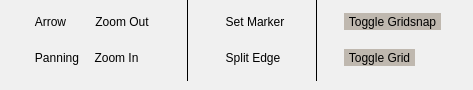
      <widget class="QWidget" name="tab">
       <property name="styleSheet">
        <string notr="true">QWidget{
	background-color: rgb(240, 240, 240);
}        </string>
       </property>
       <attribute name="title">
        <string>Tab 1</string>
       </attribute>
       <widget class="QWidget" name="horizontalLayoutWidget_2">
        <property name="geometry">
         <rect>
          <x>0</x>
          <y>0</y>
          <width>464</width>
          <height>81</height>
         </rect>
        </property>
        <layout class="QHBoxLayout" name="horizontalLayout_3">
         <item>
          <spacer name="horizontalSpacer_6">
           <property name="orientation">
            <enum>Qt::Horizontal</enum>
           </property>
           <property name="sizeType">
            <enum>QSizePolicy::Fixed</enum>
           </property>
           <property name="sizeHint" stdset="0">
            <size>
             <width>10</width>
             <height>20</height>
            </size>
           </property>
          </spacer>
         </item>
         <item>
          <layout class="QGridLayout" name="gridLayout_2">
           <item row="0" column="0">
            <widget class="QToolButton" name="arrowButtonBorder">
             <property name="cursor">
              <cursorShape>ArrowCursor</cursorShape>
             </property>
             <property name="focusPolicy">
              <enum>Qt::TabFocus</enum>
             </property>
             <property name="styleSheet">
              <string notr="true">QToolButton{
	border: 0px;
}

QToolButton:pressed {
     background-color: rgb(185, 211, 220);
}

QToolButton:hover {
    background-color: rgba(185, 211, 220,100);
}
</string>
             </property>
             <property name="text">
              <string>Arrow</string>
             </property>
             <property name="icon">
              <iconset resource="../../../Exjobb/Examensarbete/resources.qrc">
               <normaloff>:/Images/select.png</normaloff>:/Images/select.png</iconset>
             </property>
             <property name="iconSize">
              <size>
               <width>24</width>
               <height>24</height>
              </size>
             </property>
             <property name="checkable">
              <bool>true</bool>
             </property>
             <property name="toolButtonStyle">
              <enum>Qt::ToolButtonTextBesideIcon</enum>
             </property>
            </widget>
           </item>
           <item row="0" column="1">
            <widget class="QToolButton" name="zoomOutButtonBorder">
             <property name="styleSheet">
              <string notr="true">QToolButton{
	border: 0px;
}

QToolButton:pressed {
     background-color: rgb(185, 211, 220);
}

QToolButton:hover {
    background-color: rgba(185, 211, 220,100);
}
</string>
             </property>
             <property name="text">
              <string>Zoom Out</string>
             </property>
             <property name="icon">
              <iconset resource="../../../Exjobb/Examensarbete/resources.qrc">
               <normaloff>:/Images/zoom_out.png</normaloff>:/Images/zoom_out.png</iconset>
             </property>
             <property name="iconSize">
              <size>
               <width>24</width>
               <height>24</height>
              </size>
             </property>
             <property name="toolButtonStyle">
              <enum>Qt::ToolButtonTextBesideIcon</enum>
             </property>
            </widget>
           </item>
           <item row="1" column="1">
            <widget class="QToolButton" name="zoomInButtonBorder">
             <property name="styleSheet">
              <string notr="true">QToolButton{
	border: 0px;
}

QToolButton:pressed {
     background-color: rgb(185, 211, 220);
}

QToolButton:hover {
    background-color: rgba(185, 211, 220,100);
}
</string>
             </property>
             <property name="text">
              <string>Zoom In</string>
             </property>
             <property name="icon">
              <iconset resource="../../../Exjobb/Examensarbete/resources.qrc">
               <normaloff>:/Images/zoom_in.png</normaloff>:/Images/zoom_in.png</iconset>
             </property>
             <property name="iconSize">
              <size>
               <width>24</width>
               <height>24</height>
              </size>
             </property>
             <property name="toolButtonStyle">
              <enum>Qt::ToolButtonTextBesideIcon</enum>
             </property>
            </widget>
           </item>
           <item row="1" column="0">
            <widget class="QToolButton" name="panningButtonBorder">
             <property name="styleSheet">
              <string notr="true">QToolButton{
	border: 0px;
}

QToolButton:pressed {
     background-color: rgb(185, 211, 220);
}

QToolButton:hover {
    background-color: rgba(185, 211, 220,100);
}
</string>
             </property>
             <property name="text">
              <string>Panning</string>
             </property>
             <property name="icon">
              <iconset resource="../../../Exjobb/Examensarbete/resources.qrc">
               <normaloff>:/Images/pan.png</normaloff>:/Images/pan.png</iconset>
             </property>
             <property name="iconSize">
              <size>
               <width>24</width>
               <height>24</height>
              </size>
             </property>
             <property name="toolButtonStyle">
              <enum>Qt::ToolButtonTextBesideIcon</enum>
             </property>
            </widget>
           </item>
          </layout>
         </item>
         <item>
          <widget class="Line" name="line">
           <property name="minimumSize">
            <size>
             <width>15</width>
             <height>0</height>
            </size>
           </property>
           <property name="frameShadow">
            <enum>QFrame::Plain</enum>
           </property>
           <property name="orientation">
            <enum>Qt::Vertical</enum>
           </property>
          </widget>
         </item>
         <item>
          <layout class="QVBoxLayout" name="verticalLayout_6">
           <item>
            <widget class="QToolButton" name="setMarkerButton">
             <property name="styleSheet">
              <string notr="true">QToolButton{
	border: 0px;
}

QToolButton:pressed {
     background-color: rgb(185, 211, 220);
}

QToolButton:hover {
    background-color: rgba(185, 211, 220,100);
}
</string>
             </property>
             <property name="text">
              <string>Set Marker</string>
             </property>
             <property name="icon">
              <iconset resource="../../../Exjobb/Examensarbete/resources.qrc">
               <normaloff>:/Images/add_marker.svg</normaloff>:/Images/add_marker.svg</iconset>
             </property>
             <property name="iconSize">
              <size>
               <width>24</width>
               <height>24</height>
              </size>
             </property>
             <property name="toolButtonStyle">
              <enum>Qt::ToolButtonTextBesideIcon</enum>
             </property>
            </widget>
           </item>
           <item>
            <widget class="QToolButton" name="splitEdgeButton">
             <property name="styleSheet">
              <string notr="true">QToolButton{
	border: 0px;
}

QToolButton:pressed {
     background-color: rgb(185, 211, 220);
}

QToolButton:hover {
    background-color: rgba(185, 211, 220,100);
}
</string>
             </property>
             <property name="text">
              <string>Split Edge</string>
             </property>
             <property name="icon">
              <iconset resource="../../../Exjobb/Examensarbete/resources.qrc">
               <normaloff>:/Images/split_edge.svg</normaloff>:/Images/split_edge.svg</iconset>
             </property>
             <property name="iconSize">
              <size>
               <width>24</width>
               <height>24</height>
              </size>
             </property>
             <property name="toolButtonStyle">
              <enum>Qt::ToolButtonTextBesideIcon</enum>
             </property>
            </widget>
           </item>
          </layout>
         </item>
         <item>
          <widget class="Line" name="line_3">
           <property name="frameShadow">
            <enum>QFrame::Plain</enum>
           </property>
           <property name="orientation">
            <enum>Qt::Vertical</enum>
           </property>
          </widget>
         </item>
         <item>
          <layout class="QVBoxLayout" name="verticalLayout_13">
           <item>
            <widget class="QToolButton" name="gridSnapButtonBorder">
             <property name="styleSheet">
              <string notr="true">QToolButton{
	border: 0px;
}

QToolButton:checked {
     background-color: rgb(191, 184, 175);
}

QToolButton:hover {
    background-color: rgb(223, 219, 215);
}
</string>
             </property>
             <property name="text">
              <string>Toggle Gridsnap</string>
             </property>
             <property name="icon">
              <iconset resource="../../../Exjobb/Examensarbete/resources.qrc">
               <normaloff>:/Images/grid_snap.png</normaloff>:/Images/grid_snap.png</iconset>
             </property>
             <property name="iconSize">
              <size>
               <width>24</width>
               <height>24</height>
              </size>
             </property>
             <property name="checkable">
              <bool>true</bool>
             </property>
             <property name="checked">
              <bool>true</bool>
             </property>
             <property name="toolButtonStyle">
              <enum>Qt::ToolButtonTextBesideIcon</enum>
             </property>
            </widget>
           </item>
           <item>
            <widget class="QToolButton" name="gridButtonBorder">
             <property name="styleSheet">
              <string notr="true">QToolButton{
	border: 0px;
}

QToolButton:checked {
     background-color: rgb(191, 184, 175);
}

QToolButton:hover {
    background-color: rgb(223, 219, 215);
}
</string>
             </property>
             <property name="text">
              <string>Toggle Grid</string>
             </property>
             <property name="icon">
              <iconset resource="../../../Exjobb/Examensarbete/resources.qrc">
               <normaloff>:/Images/grid.png</normaloff>:/Images/grid.png</iconset>
             </property>
             <property name="iconSize">
              <size>
               <width>24</width>
               <height>24</height>
              </size>
             </property>
             <property name="checkable">
              <bool>true</bool>
             </property>
             <property name="checked">
              <bool>true</bool>
             </property>
             <property name="toolButtonStyle">
              <enum>Qt::ToolButtonTextBesideIcon</enum>
             </property>
            </widget>
           </item>
          </layout>
         </item>
        </layout>
       </widget>
      </widget>
